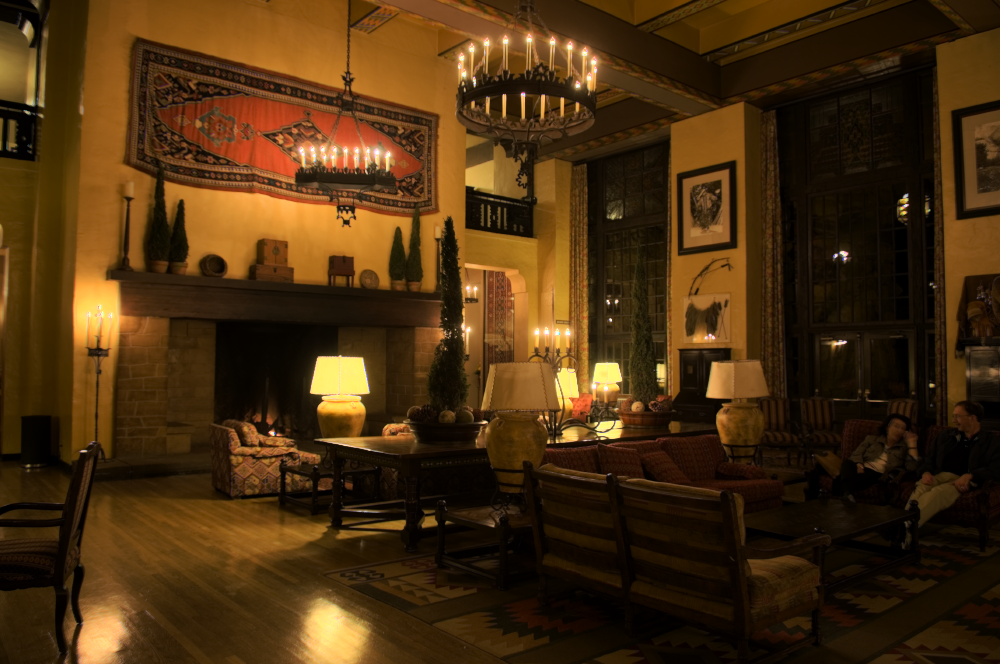

The script that drew this image:
import numpy
import cv2
import os
import zipfile
import matplotlib.pyplot

# this exercise references "Photographic Tone Reproduction for Digital Images" by Reinhard et al.

numpyRadiance = cv2.imread(filename='./samples/ahwahnee.hdr', flags=-1)

# perform tone mapping according to the photographic luminance mapping

# first extracting the intensity from the color channels
# note that the eps is to avoid divisions by zero and log of zero

x,y,z = numpyRadiance.shape
N=x*y

numpyIntensity = cv2.cvtColor(src=numpyRadiance, code=cv2.COLOR_BGR2GRAY) + 0.0000001

# start off by approximating the key of numpyIntensity according to equation 1

print(N)

Lw= numpy.exp((1/N)*(numpy.sum(numpy.log(numpyIntensity))))


# then normalize numpyIntensity using a = 0.18 according to equation 2
Lxy= (0.18/Lw)*(numpyIntensity)

# afterwards, apply the non-linear tone mapping prescribed by equation 3

Ldxy= Lxy/(1+Lxy)

# finally obtain numpyOutput using the ad-hoc formula with s = 0.6 from the slides

numpyOutput = numpyRadiance / numpyIntensity[:, :, None]
numpyOutput = numpy.power(numpyOutput, 0.6)
numpyOutput = numpyOutput * Ldxy[:, :, None]

cv2.imwrite(filename='./samples/12-tonemapping.png', img=(numpyOutput * 255.0).clip(0.0, 255.0).astype(numpy.uint8))
